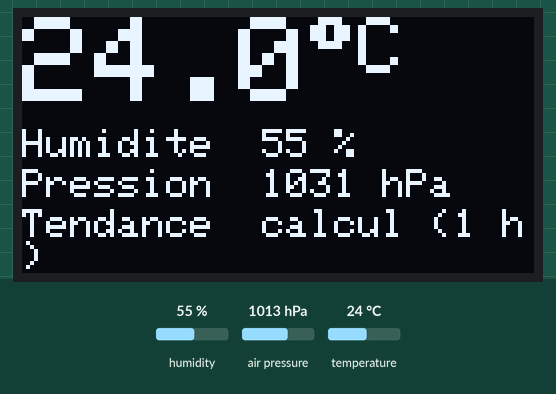
Bench run of a program on a simulated ESP32. Shown: 128×64 one-colour display. The test bench sets the inputs (shaded band); at power-on: humidity 55 %, air pressure 1013 hPa, temperature 24 °C. What the program prints to the serial monitor is not drawn.

Above: at 2.9 s.
3.0 s: humidity set to 22 %
At 7.5 s:
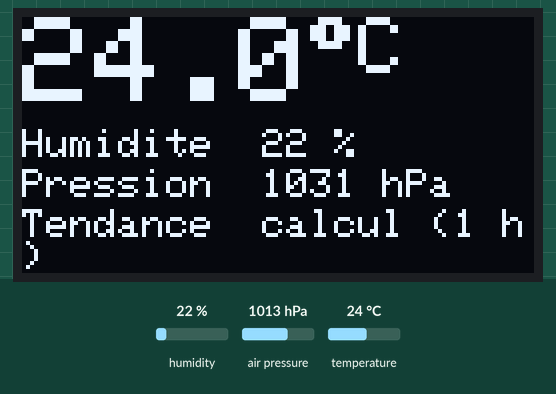
9.0 s: air pressure set to 952 hPa
At 12.5 s:
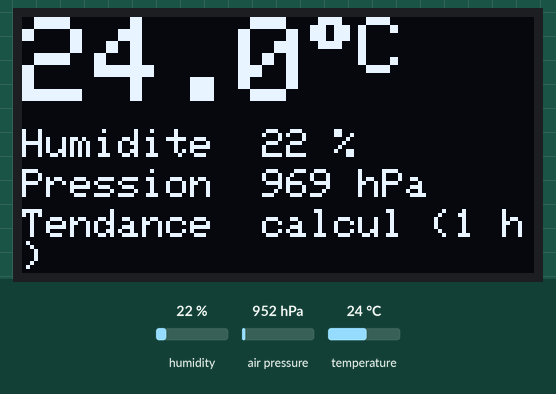
15.0 s: temperature set to 12 °C
At 17.5 s:
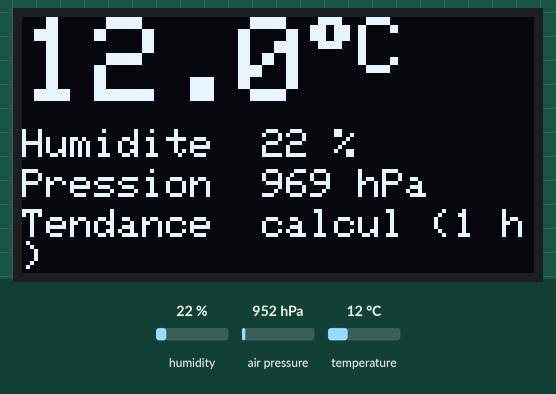
21.0 s: humidity set to 40 %
At 22.5 s:
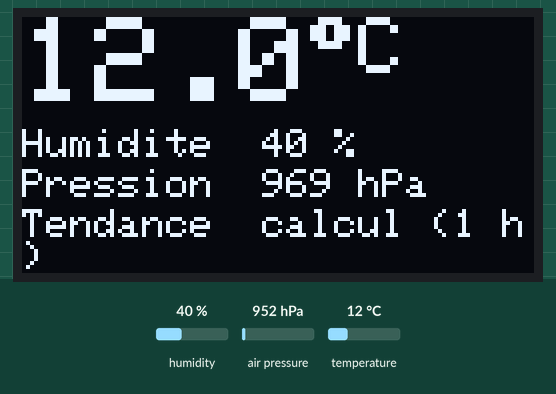
27.0 s: air pressure set to 975 hPa
At 32.5 s:
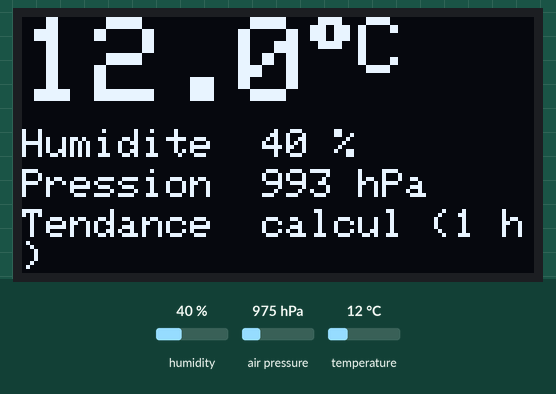
Timing chart, 0 to 34.0 s (numbered marks = the images above; inputs shaded):
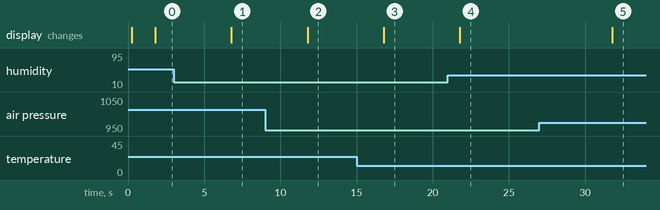

Measured:
- after the input at 3.0 s, the display: changes after 3.8 s (image 1)
- after the input at 9.0 s, the display: changes after 2.8 s (image 2)
- after the input at 15.0 s, the display: changes after 1.8 s (image 3)
- after the input at 21.0 s, the display: changes after 0.78 s (image 4)
- after the input at 27.0 s, the display: changes after 4.8 s (image 5)

The program:

main.cpp
```cpp
// Station météo - étape 1 : ESP32 DevKit + BME280 + écran OLED, sans Wi-Fi
//
// Fonctionnement :
//  1. Toutes les 5 secondes, l'ESP32 lit la température, l'humidité et la pression du BME280.
//  2. Il affiche les mesures sur l'écran OLED, avec la pression ramenée au niveau de la mer.
//  3. Toutes les 10 minutes, il garde la pression en mémoire. Sur 3 heures, la variation donne
//     une tendance (hausse, stable, baisse) et une petite prévision, comme un baromètre à aiguille.
//
// Câblage : BME280 et écran OLED sur le même bus I2C (SDA = GPIO21, SCL = GPIO22, VCC = 3V3).

#include <Arduino.h>
#include <Wire.h>
#include <Adafruit_BME280.h>
#include <Adafruit_SSD1306.h>
#include "config.h"

#define BROCHE_SDA     21
#define BROCHE_SCL     22
#define LARGEUR_ECRAN  128
#define HAUTEUR_ECRAN  64
#define ADRESSE_ECRAN  0x3C

// Avec cp437(true), ce code affiche le signe degré sur l'écran OLED
#define CAR_DEGRE ((char)0xF8)

const uint32_t PERIODE_MESURE_MS     = 5000;
const uint32_t PERIODE_HISTORIQUE_MS = 10UL * 60 * 1000;  // un point de pression toutes les 10 min
const int      NB_POINTS_3H          = 19;                // 18 intervalles de 10 min = 3 h

Adafruit_BME280 bme;
Adafruit_SSD1306 ecran(LARGEUR_ECRAN, HAUTEUR_ECRAN, &Wire, -1);

struct Mesure {
  float temperature;  // °C
  float humidite;     // %
  float pressionMer;  // hPa, ramenée au niveau de la mer
  bool valide;
};

// Historique circulaire de la pression sur 3 h
float historiquePression[NB_POINTS_3H];
int nbPoints = 0;
int prochainPoint = 0;

// ---------- Capteur ----------
bool demarrerCapteur() {
  // Selon le module, le BME280 répond à l'adresse 0x76 ou 0x77
  if (!bme.begin(0x76, &Wire) && !bme.begin(0x77, &Wire)) {
    uint32_t id = bme.sensorID();
    if (id == 0x58) {
      Serial.println("Erreur : c'est un BMP280 (pas d'humidité), il faut un vrai BME280");
    } else {
      Serial.printf("Erreur : BME280 introuvable (identifiant lu : 0x%02X), vérifie le câblage\n", id);
    }
    return false;
  }
  // Mode « forcé » conseillé par Bosch pour la météo : une mesure à la demande puis sommeil,
  // ce qui limite l'échauffement du capteur
  bme.setSampling(Adafruit_BME280::MODE_FORCED,
                  Adafruit_BME280::SAMPLING_X1,   // température
                  Adafruit_BME280::SAMPLING_X1,   // pression
                  Adafruit_BME280::SAMPLING_X1,   // humidité
                  Adafruit_BME280::FILTER_OFF);
  bme.setTemperatureCompensation(CORRECTION_TEMPERATURE);
  return true;
}

Mesure lireCapteur() {
  Mesure m = {NAN, NAN, NAN, false};
  if (!bme.takeForcedMeasurement()) return m;
  m.temperature = bme.readTemperature();
  m.humidite = bme.readHumidity();
  float pressionLocale = bme.readPressure() / 100.0F;  // Pa vers hPa
  m.pressionMer = bme.seaLevelForAltitude(ALTITUDE_M, pressionLocale);
  m.valide = !isnan(m.temperature) && !isnan(m.humidite) && !isnan(m.pressionMer);
  return m;
}

// ---------- Tendance de la pression ----------
void memoriserPression(float pression) {
  historiquePression[prochainPoint] = pression;
  prochainPoint = (prochainPoint + 1) % NB_POINTS_3H;
  if (nbPoints < NB_POINTS_3H) nbPoints++;
}

// Variation de pression ramenée à 3 h, en hPa. Renvoie NAN tant qu'on a moins d'une heure de recul.
float variation3h() {
  if (nbPoints < 7) return NAN;
  int plusRecent = (prochainPoint - 1 + NB_POINTS_3H) % NB_POINTS_3H;
  int plusAncien = (nbPoints < NB_POINTS_3H) ? 0 : prochainPoint;
  float ecart = historiquePression[plusRecent] - historiquePression[plusAncien];
  return ecart * (NB_POINTS_3H - 1) / (nbPoints - 1);
}

// Règle simple des baromètres : au-delà de 1,6 hPa en 3 h, le temps change
const char* texteTendance(float var) {
  if (isnan(var)) return "calcul (1 h)";
  if (var > 1.6)  return "en hausse";
  if (var < -1.6) return "en baisse";
  return "stable";
}

const char* textePrevision(float var, float pression) {
  if (isnan(var))  return "";
  if (var < -4.0)  return "Tempete possible";
  if (var < -1.6)  return "Degradation";
  if (var > 1.6)   return "Amelioration";
  if (pression > 1020) return "Beau temps";
  if (pression < 1005) return "Temps couvert";
  return "Temps variable";
}

// ---------- Affichage ----------
// La police de l'écran n'a pas d'accents : les textes affichés en sont dépourvus.
void afficher(const Mesure& m, float var) {
  ecran.clearDisplay();
  ecran.setTextColor(SSD1306_WHITE);

  if (!m.valide) {
    ecran.setTextSize(1);
    ecran.setCursor(0, 24);
    ecran.print("Capteur muet !");
    ecran.display();
    return;
  }

  // Température en gros
  ecran.setTextSize(3);
  ecran.setCursor(0, 0);
  ecran.printf("%.1f", m.temperature);
  ecran.setTextSize(2);
  ecran.print(CAR_DEGRE);
  ecran.print("C");

  ecran.setTextSize(1);
  ecran.setCursor(0, 28);
  ecran.printf("Humidite  %.0f %%", m.humidite);
  ecran.setCursor(0, 38);
  ecran.printf("Pression  %.0f hPa", m.pressionMer);
  ecran.setCursor(0, 48);
  ecran.printf("Tendance  %s", texteTendance(var));
  ecran.setCursor(0, 57);
  ecran.print(textePrevision(var, m.pressionMer));

  ecran.display();
}

// ---------- Programme principal ----------
bool capteurOk = false;
uint32_t derniereMesure = 0;
uint32_t dernierHistorique = 0;

void setup() {
  Serial.begin(115200);
  delay(200);
  Serial.println("Démarrage de la station météo");

  Wire.begin(BROCHE_SDA, BROCHE_SCL);

  if (!ecran.begin(SSD1306_SWITCHCAPVCC, ADRESSE_ECRAN)) {
    Serial.println("Erreur : écran OLED introuvable (adresse 0x3C ?)");
  }
  ecran.cp437(true);
  ecran.clearDisplay();
  ecran.setTextColor(SSD1306_WHITE);
  ecran.setTextSize(1);
  ecran.setCursor(0, 0);
  ecran.println("Station meteo");
  ecran.println("Bidouille Connectee");
  ecran.display();

  capteurOk = demarrerCapteur();
  delay(1500);
}

void loop() {
  uint32_t maintenant = millis();
  if (derniereMesure != 0 && maintenant - derniereMesure < PERIODE_MESURE_MS) return;
  derniereMesure = maintenant;

  if (!capteurOk) capteurOk = demarrerCapteur();  // on retente si le capteur a été rebranché
  Mesure m = capteurOk ? lireCapteur() : Mesure{NAN, NAN, NAN, false};

  if (m.valide && (nbPoints == 0 || maintenant - dernierHistorique >= PERIODE_HISTORIQUE_MS)) {
    memoriserPression(m.pressionMer);
    dernierHistorique = maintenant;
  }

  float var = variation3h();
  afficher(m, var);

  if (m.valide) {
    Serial.printf("%.1f °C  %.0f %%  %.1f hPa  tendance %s (%+.1f hPa/3 h)\n",
                  m.temperature, m.humidite, m.pressionMer, texteTendance(var), var);
  }
}
```

config.example.h
```cpp
// Copier ce fichier en config.h et ajuster les valeurs.
#pragma once

// Altitude de la station en mètres (Géoportail ou appli GPS). Sert à ramener la
// pression au niveau de la mer, la valeur donnée par Météo-France et les applis météo.
#define ALTITUDE_M 150

// Correction de température en °C. Le BME280 chauffe un peu à cause de l'ESP32 et de l'écran :
// compare avec un thermomètre fiable après une heure de fonctionnement, puis mets ici la
// différence (exemple : -1.2 si la station affiche 1,2 °C de trop).
#define CORRECTION_TEMPERATURE 0.0
```
